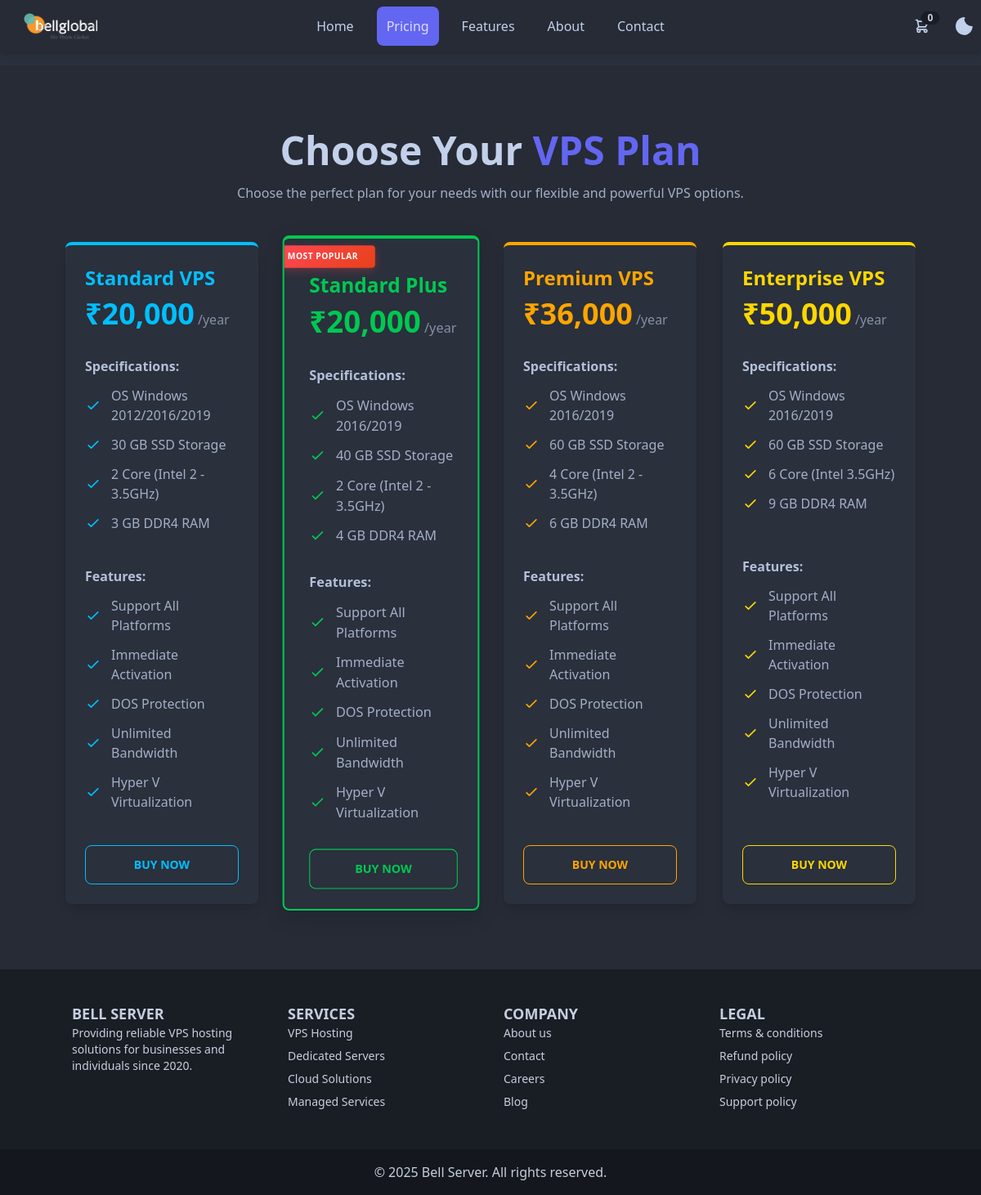
Before: /pricing/ with the older database file.
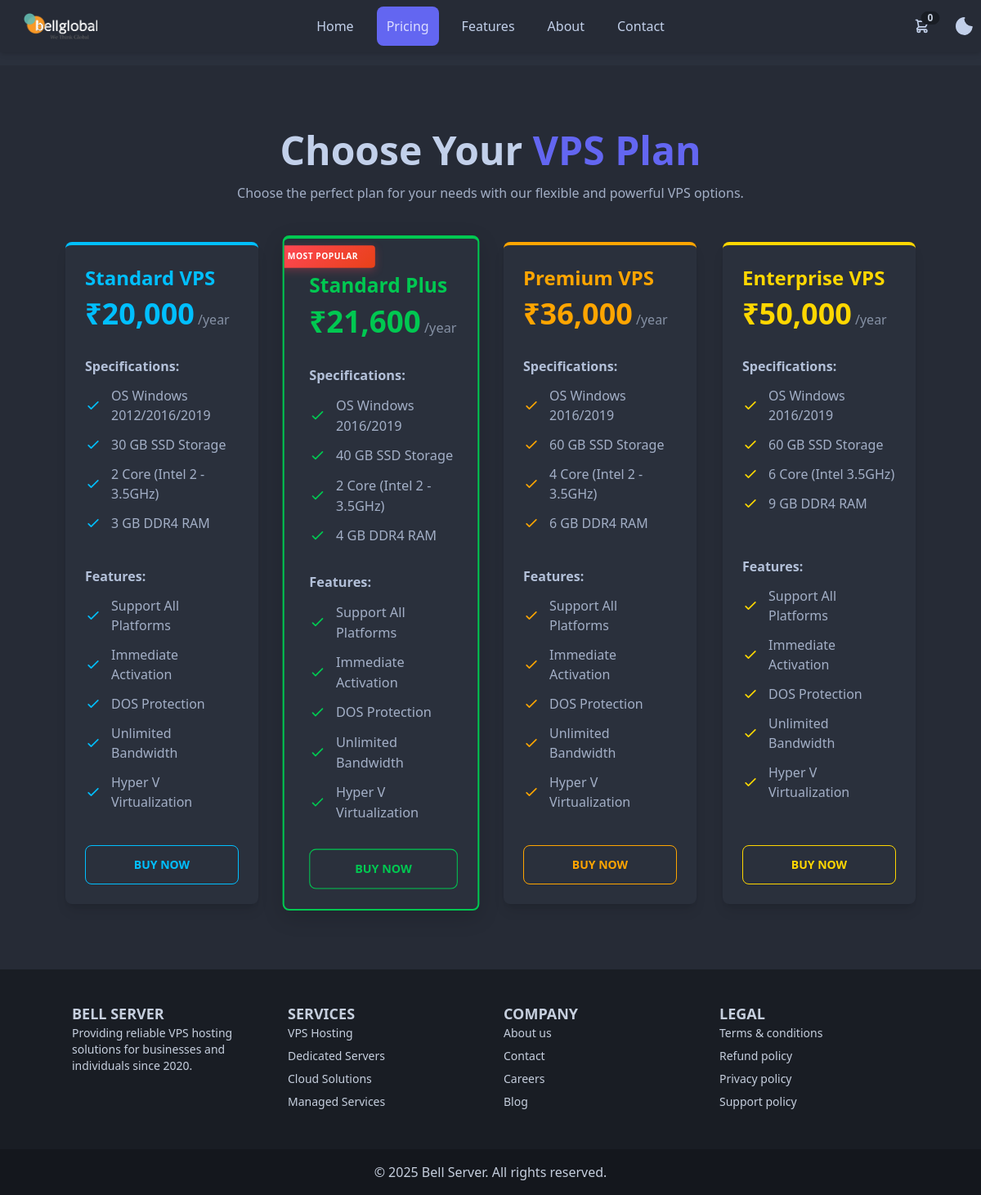
After: the same page with the newer database file.
### serverproject/models.py (models this page shows, shortened)
class Plan(models.Model):
    DURATION_CHOICES = (
        ('1_month', '/month'),
        ('3_months', '/3 months'),
        ('6_months', '/6 months'),
        ('1_year', '/year'),
    )
    name = models.CharField(max_length=100)
    price = models.IntegerField()
    duration = models.CharField(max_length=20, choices=DURATION_CHOICES, default='1_year')
    is_featured = models.BooleanField(default=False)

class Specification(models.Model):
    plan = models.ForeignKey(Plan, related_name='specifications', on_delete=models.CASCADE)
    name = models.CharField(max_length=200)

class Feature(models.Model):
    plan = models.ForeignKey(Plan, related_name='features', on_delete=models.CASCADE)
    name = models.CharField(max_length=200)

### serverproject/views.py (the view)
# urls.py: path('pricing/', views.pricing, name='pricing'),
def pricing(request):
    plans = Plan.objects.prefetch_related('features', 'specifications').all()
    return render(request, 'serverproject/pricing.html', {'plans': plans})

### serverproject/cart.py (called while the page is built)
    def __len__(self):
        return sum(item['quantity'] for item in self.cart.values())

    def get_total_price(self):
        return sum(Decimal(item['price']) * item['quantity'] for item in self.cart.values())

### serverproject/context_processors.py (called while the page is built)
def cart(request):
    return {'cart': Cart(request)}

### serverproject/templates/serverproject/pricing.html (shortened to what this page needs)
{% extends 'serverproject/base.html' %}
{% load static humanize %}
{% block content %}
<section id="pricing" class="py-20 px-6 lg:px-20 bg-base-200">
    <div class="max-w-7xl mx-auto">
        <h1 class="text-4xl md:text-5xl font-bold text-center mb-4">
            Choose Your <span class="text-primary">VPS Plan</span>
        </h1>
        <p class="text-center text-base-content/80 mb-12 max-w-3xl mx-auto">
            Choose the perfect plan for your needs with our flexible and powerful VPS options.
        </p>
        <div class="grid gap-8 grid-cols-1 md:grid-cols-2 lg:grid-cols-4">
            {% for plan in plans %}
            {% cycle 1 2 3 4 5 as card_number silent %}
            <div class="card bg-base-100 shadow-lg rounded-lg overflow-hidden transition-all duration-300 ease-in-out vps-card vps-card-{{ card_number }} card-border {% if plan.is_featured %}featured transform hover:scale-105{% else %}hover:shadow-xl{% endif %} {% if 'Standard Plus' in plan.name or 'standard plus' in plan.name|lower %}standard-plus-card{% endif %}">
                {% if 'Standard Plus' in plan.name or 'standard plus' in plan.name|lower %}
                <div class="popular-ribbon">
                    <span>Most Popular</span>
                </div>
                {% endif %}
                <div class="card-body p-6 flex flex-col">
                    <h3 class="text-2xl font-bold mb-1 card-title {% if plan.is_featured %}text-accent{% endif %}">{{ plan.name }}</h3>
                    <div class="mb-6">
                        <span class="text-4xl font-extrabold card-price {% if plan.is_featured %}text-accent{% endif %}">₹{{ plan.price|intcomma }}</span>
                        <span class="text-base-content/60">{{ plan.get_duration_display }}</span>
                    </div>
                    <div class="mb-6 flex-grow">
                        <h4 class="font-semibold mb-3 text-base-content/90">Specifications:</h4>
                        <ul class="space-y-3">
                            {% for spec in plan.specifications.all %}
                            <li class="flex items-center">
                                <svg class="h-5 w-5 mr-3 flex-shrink-0 card-icon {% if plan.is_featured %}text-accent{% endif %}" xmlns="http://www.w3.org/2000/svg" fill="none" viewBox="0 0 24 24" stroke="currentColor">
                                    <path stroke-linecap="round" stroke-linejoin="round" stroke-width="2" d="M5 13l4 4L19 7" />
                                </svg>
                                <span class="text-base-content/80">{{ spec.name }}</span>
                            </li>
                            {% endfor %}
                        </ul>
                    </div>
                    <div class="mb-6 flex-grow">
                        <h4 class="font-semibold mb-3 text-base-content/90">Features:</h4>
                        <ul class="space-y-3">
                            {% for feature in plan.features.all %}
                            <li class="flex items-center">
                                <svg class="h-5 w-5 mr-3 flex-shrink-0 card-icon {% if plan.is_featured %}text-accent{% endif %}" xmlns="http://www.w3.org/2000/svg" fill="none" viewBox="0 0 24 24" stroke="currentColor">
                                    <path stroke-linecap="round" stroke-linejoin="round" stroke-width="2" d="M5 13l4 4L19 7" />
                                </svg>
                                <span class="text-base-content/80">{{ feature.name }}</span>
                            </li>
                            {% endfor %}
                        </ul>
                    </div>
                    <div class="mt-auto">
                        <form action="{% url 'cart_add' plan.id %}" method="post" class="w-full">
                            <button type="submit" class="btn w-full card-btn {% if plan.is_featured %}btn-accent{% else %}btn-outline{% endif %}">Buy Now</button>
                        </form>
                    </div>
                </div>
            </div>
            {% endfor %}
        </div>
    </div>
</section>
{% endblock %}

### serverproject/templates/serverproject/base.html (shortened to what this page needs)
{% load static %}
<!DOCTYPE html>
<html lang="en" data-theme="dark">
<head>
  <link rel="stylesheet" href="{% static 'serverproject/css/output.css' %}">
  <link rel="stylesheet" href="https://unpkg.com/aos@next/dist/aos.css" />
  <link rel="stylesheet" href="{% static 'serverproject/css/custom.css' %}">
</head>
<body class="bg-base-100 text-base-content font-sans min-h-screen flex flex-col transition-colors duration-500 ease-in-out">
  <nav class="navbar bg-base-200 fixed top-0 left-0 right-0 z-50 shadow-md transition-colors duration-500 ease-in-out">
    <div class="navbar-start">
      <a class="btn btn-ghost normal-case text-xl font-bold flex items-center gap-2" href="{% url 'index' %}">
        <div class="p-1 rounded">
          <img
            id="navbar-logo"
            src="{% static 'serverproject/images/icon.png' %}"
            alt="Bell Server Logo"
            class="h-8 w-auto"
          />
        </div>
      </a>
    </div>
    <div class="navbar-center hidden lg:flex">
      <ul class="menu menu-horizontal px-1 gap-4">
        <li><a href="{% url 'index' %}" class="font-medium px-3 py-2 {% if request.resolver_match.url_name == 'index' %}active{% endif %}">Home</a></li>
        <li><a href="{% url 'pricing' %}" class="font-medium px-3 py-2 {% if request.resolver_match.url_name == 'pricing' %}active{% endif %}">Pricing</a></li>
        <li><a href="{% url 'features' %}" class="font-medium px-3 py-2 {% if request.resolver_match.url_name == 'features' %}active{% endif %}">Features</a></li>
        <li><a href="{% url 'about' %}" class="font-medium px-3 py-2 {% if request.resolver_match.url_name == 'about' %}active{% endif %}">About</a></li>
        <li><a href="{% url 'contact' %}" class="font-medium px-3 py-2 {% if request.resolver_match.url_name == 'contact' %}active{% endif %}">Contact</a></li>
      </ul>
    </div>
    <div class="navbar-end">
      <div class="dropdown dropdown-end">
        <label tabindex="0" class="btn btn-ghost btn-circle">
          <div class="indicator">
            {% with total_items=cart|length %}
                <span class="badge badge-sm indicator-item">{{ total_items }}</span>
            {% endwith %}
          </div>
        </label>
      </div>
      <label class="swap swap-rotate ml-4">
        <input type="checkbox" class="theme-controller" id="theme-toggle" />
        <svg class="swap-on fill-current w-6 h-6" xmlns="http://www.w3.org/2000/svg" viewBox="0 0 24 24"><path d="M21.64,13.5A1,1,0,0,0,20.5,12,9,9,0,0,1,11.5,3a1,1,0,0,0,0-2A11,11,0,0,0,12.5,23,11,11,0,0,0,21.64,13.5Z"/></svg>
      </label>
    </div>
  </nav>
  <main class="pt-20 !important; flex-grow">
    {% block content %}
    {% endblock %}
  </main>
  <footer class="footer p-10 bg-neutral text-neutral-content">
    <div class="container mx-auto grid grid-cols-1 md:grid-cols-2 lg:grid-cols-4 gap-8">
      <div>
        <span class="footer-title opacity-100 text-lg mb-4">Bell Server</span>
        <p class="max-w-xs">Providing reliable VPS hosting solutions for businesses and individuals since 2020.</p>
      </div>
      <div>
        <span class="footer-title opacity-100 text-lg mb-4">Services</span>
        <a class="link link-hover block mb-2">VPS Hosting</a>
        <a class="link link-hover block mb-2">Dedicated Servers</a>
        <a class="link link-hover block mb-2">Cloud Solutions</a>
        <a class="link link-hover block mb-2">Managed Services</a>
      </div>
      <div>
        <span class="footer-title opacity-100 text-lg mb-4">Company</span>
        <a class="link link-hover block mb-2">About us</a>
        <a class="link link-hover block mb-2">Contact</a>
        <a class="link link-hover block mb-2">Careers</a>
        <a class="link link-hover block mb-2">Blog</a>
      </div>
      <div>
        <span class="footer-title opacity-100 text-lg mb-4">Legal</span>
        <a href="{% url 'terms_conditions' %}" class="link link-hover block mb-2">Terms & conditions</a>
        <a href="{% url 'refund_policy' %}" class="link link-hover block mb-2">Refund policy</a>
        <a href="{% url 'privacy_policy' %}" class="link link-hover block mb-2">Privacy policy</a>
        <a href="{% url 'support_policy' %}" class="link link-hover block mb-2">Support policy</a>
      </div>
    </div>
  </footer>
  <div class="bg-neutral-focus text-neutral-content py-4">
    <div class="container mx-auto px-6 text-center">
      <p>&copy; 2025 Bell Server. All rights reserved.</p>
    </div>
  </div>
</body>
</html>

### serverproject/templates/serverproject/pricing.html (style rules this page uses)
.vps-card-1 { --card-color: #00BFFF; --card-border: #00BFFF; }
.vps-card-2 { --card-color: #00C851; --card-border: #00C851; }
.vps-card-3 { --card-color: #FFA500; --card-border: #FFA500; }
.vps-card-4 { --card-color: #FFD700; --card-border: #FFD700; }
.vps-card .card-title { color: var(--card-color) !important; }
.vps-card .card-price { color: var(--card-color) !important; }
.vps-card.card-border { border-top: 4px solid var(--card-border) !important; }
.vps-card .card-icon { color: var(--card-color) !important; }
.vps-card .card-btn { border-color: var(--card-color) !important; color: var(--card-color) !important; }
.popular-ribbon { position: absolute; top: 8px; left: -8px; background: linear-gradient(135deg, #FF4757, #E84118); color: white; padding: 6px 20px 6px 12px; font-size: 10px; font-weight: 700; text-transform: uppercase; letter-spacing: 0.5px; box-shadow: 0 3px 10px rgba(255, 71, 87, 0.3); z-index: 10; border-radius: 0 4px 4px 0; }
.popular-ribbon::before { content: ''; position: absolute; left: -8px; top: 0; width: 0; height: 0; border-right: 8px solid #E84118; border-top: 14px solid transparent; border-bottom: 14px solid transparent; }
.popular-ribbon::after { content: ''; position: absolute; left: -4px; top: 50%; transform: translateY(-50%); width: 4px; height: 4px; background: rgba(255, 255, 255, 0.4); border-radius: 50%; }
.standard-plus-card { transform: scale(1.02); box-shadow: 0 8px 25px rgba(0, 0, 0, 0.15) !important; border: 2px solid #00C851 !important; position: relative; z-index: 2; }
.standard-plus-card .card-body { padding-top: 40px !important; padding-left: 30px !important; }

Changed rows visible on the page:
changed Plan "Standard Plus": price "20,000" → "21,600"
